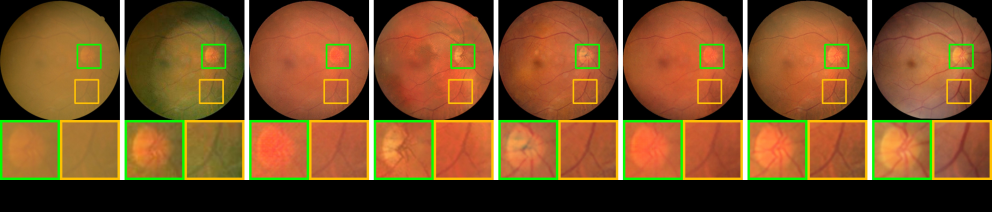
#> input picture images/comparison.png, 1984 x 424 px, found by its file name (shown at 1/2 size); its folder holds only this picture in this run
$ python -i cataract_simulation.py   (imports and definitions only)
#> lines starting #> are read from the running program, lines starting #| are printed output that depends on the picture; after the words box and inside, x2 and y2 are one past the last pixel; in counts of white or black regions, pixels touching at a corner belong together
# -*- coding: UTF-8 -*-
"""
@Function: simulate the cataract-like images using clean fundus images
@File: cataract_simulation.py
"""
import cv2
import numpy as np
import random
import os
from scipy import ndimage
from PIL import Image, ImageEnhance

# image dir and output image dir

IMAGE_DIR = '../images/original_image'
OUTPUT_DIR = '../images/simulation_image'
# number of cataract-like per clean image
NUM_PER_NOISE = 16
IMG_SIZE = (512, 512)

def setup_seed(seed):
    np.random.seed(seed)
    random.seed(seed)


def mkdir(path):
    if not os.path.isdir(path):
        os.mkdir(path)


def gaussian(img):
    kernel_5x5 = np.array([
        [1, 4, 7, 4, 1],
        [4, 16, 26, 16, 4],
        [7, 26, 41, 26, 7],
        [4, 16, 26, 16, 4],
        [1, 4, 7, 4, 1]
    ])
    kernel_5x5 = kernel_5x5 / kernel_5x5.sum()
    k5 = ndimage.convolve(img, kernel_5x5)
    return k5


def cataract_noise(image_name):
#> called with image_name = '../images/comparison.png'
    filepath = os.path.join(IMAGE_DIR, image_name)

    im_A = cv2.imread(filepath, 1)
#> im_A is the input picture: shape (424, 1984, 3); mean B, G, R 39, 79.5, 121.7
    im_A = cv2.resize(im_A, IMG_SIZE)
#> im_A: shape (512, 512, 3)
    im_B = im_A
    gray_A = cv2.cvtColor(im_A, cv2.COLOR_BGR2GRAY)
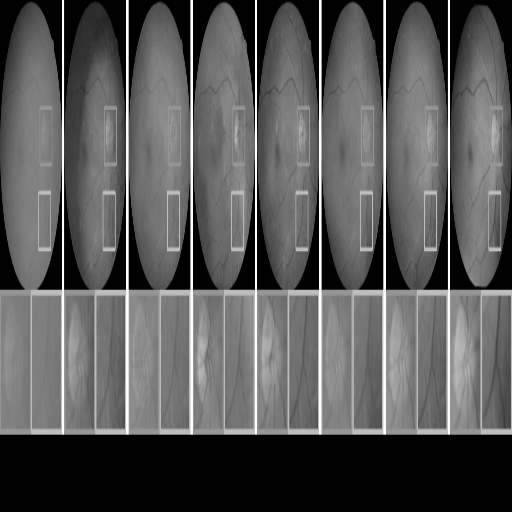
#> gray_A: shape (512, 512); min 0, max 255, mean 87.4
    mask_A = ndimage.binary_opening(gray_A > 10, structure=np.ones((8, 8))) * 255
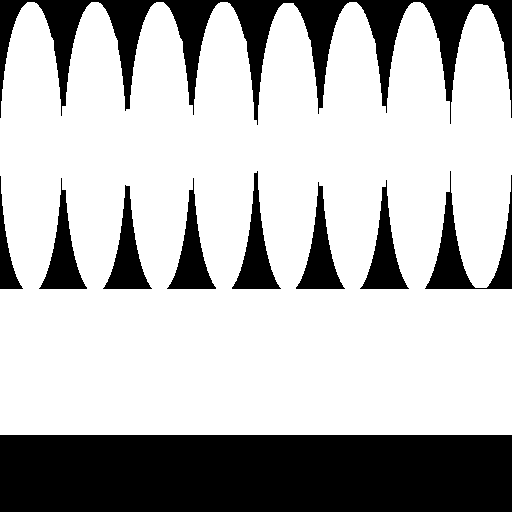
#> mask_A: shape (512, 512) int64; 72.4% white; 10 black regions, largest, box (x1, y1, x2, y2) and area: (0, 435, 512, 512) 39424, (0, 0, 512, 125) 17558, (425, 171, 512, 289) 2866

    # get mask
    mask_A_3 = mask_A / mask_A.max()
    mask_A_3 = mask_A_3[:, :, np.newaxis]

    for i in range(NUM_PER_NOISE):
        h, w, c = im_A.shape
        # get random center
        wp = random.randint(int(-w * 0.3), int(w * 0.3))
        hp = random.randint(int(-h * 0.3), int(h * 0.3))
        transmap = np.ones(shape=[h, w])
        # get distance map
        transmap[w // 2 + wp, h // 2 + hp] = 0
        # blur mask
        transmap = gaussian(ndimage.distance_transform_edt(transmap)) * mask_A
        transmap = transmap / transmap.max()

        sum_map = transmap
        sum_map = (sum_map / sum_map.max())

        # 随机
        randomR = random.choice([1, 3, 5, 7])
        randomS = random.randint(10, 30)
        fundus_blur = cv2.GaussianBlur(im_A, (randomR, randomR), randomS)
        #
        # path_AB = os.path.join(OUTPUT_DIR, image_name.split('.')[0] + '-' + str(i) + 'Gauss.png')
        # cv2.imwrite(path_AB, fundus_blur)
        #
        B, G, R = cv2.split(fundus_blur)
        img_mean = np.median(im_A[im_A > 5])
        # panel = cv2.merge([sum_map * img_mean * 1.0, sum_map * img_mean * 1.6, sum_map * img_mean * 1.2])
        #
        panel = cv2.merge([sum_map * (B.max() - B), sum_map * (G.max() - G), sum_map * (R.max() - R)])
        #
        panel_ratio = random.uniform(0.6, 0.8)
        # sum_degrad = 0.8 * fundus_blur + panel * 0.7
        sum_degrad = 0.8 * fundus_blur + panel * panel_ratio
        sum_degrad[sum_degrad > 255] = 255

        # path_AB = os.path.join(OUTPUT_DIR, image_name.split('.')[0] + '-' + str(i) + 'Panel.png')
        # cv2.imwrite(path_AB, panel)

        # color augmentation
        c = random.uniform(0.9, 1.3)
        b = random.uniform(0.9, 1.0)
        e = random.uniform(0.9, 1.3)
        img = Image.fromarray((sum_degrad).astype('uint8'))

        enh_con = ImageEnhance.Contrast(img).enhance(c)
        enh_bri = ImageEnhance.Brightness(enh_con).enhance(b)
        enh_col = ImageEnhance.Color(enh_bri).enhance(e)

        im_A_np = enh_col * mask_A_3

        # save the result
        im_AB = np.concatenate([im_A_np, im_B], 1)
        path_AB = os.path.join(OUTPUT_DIR, image_name.split('.')[0] + '-' + str(i) + '.png')

        cv2.imwrite(path_AB, im_AB)
#> this loop made 16 passes
#> pass 1, in cataract_noise, `transmap = gaussian(ndimage.distance_transform_edt(transmap)) * mask_A`:
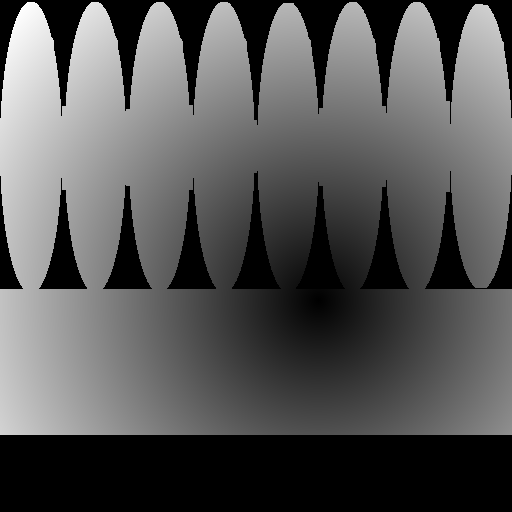
#> transmap: shape (512, 512) float64; min 0, max 106211.7, mean 36212.5; drawn with min black and max white
#> pass 1, in cataract_noise, `B, G, R = cv2.split(fundus_blur)`:
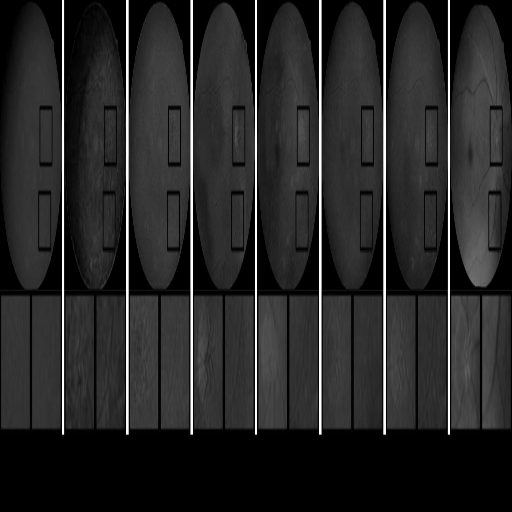
#> B: shape (512, 512); min 0, max 255, mean 38.9
#> after the loop:
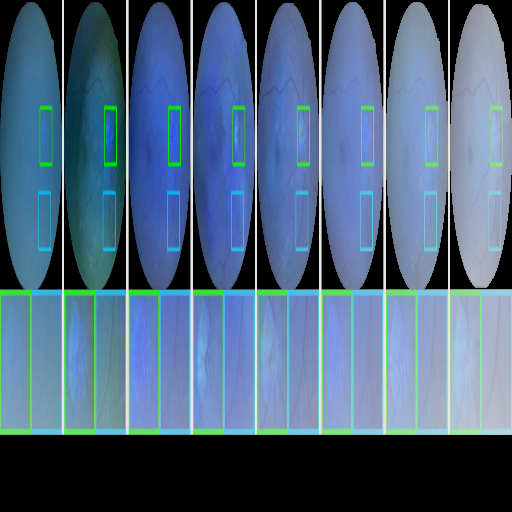
#> enh_con: PIL image 512x512 RGB; mean R, G, B 76, 100.9, 126.8
#> after the loop:
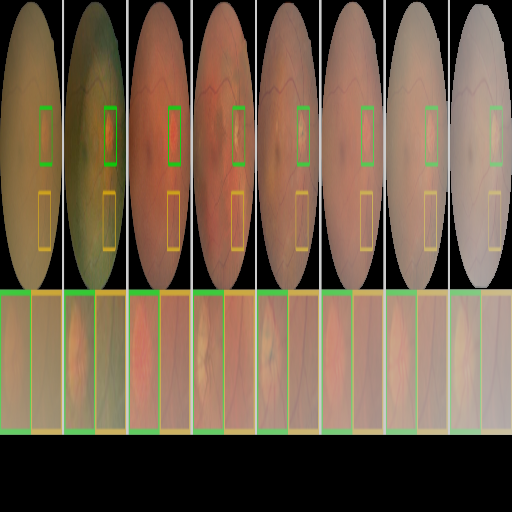
#> sum_degrad: shape (512, 512, 3) float64; mean B, G, R 75, 95.2, 116.3
#> after the loop:
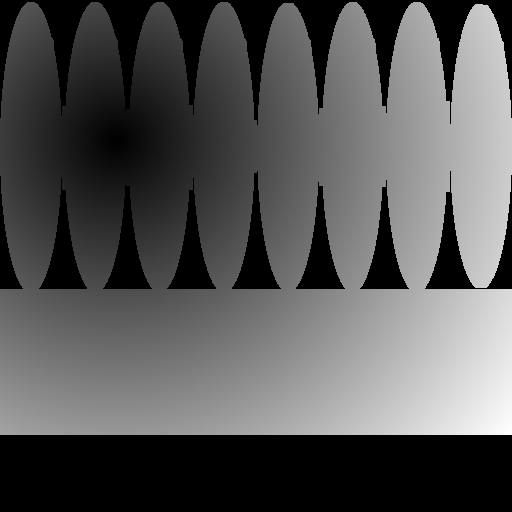
#> sum_map: shape (512, 512) float64; min 0, max 1, mean 0.337
        # cv2.imwrite(path_AB, panel)


# [6 lines not run here, left out]

>>> result = cataract_noise('../images/comparison.png')
